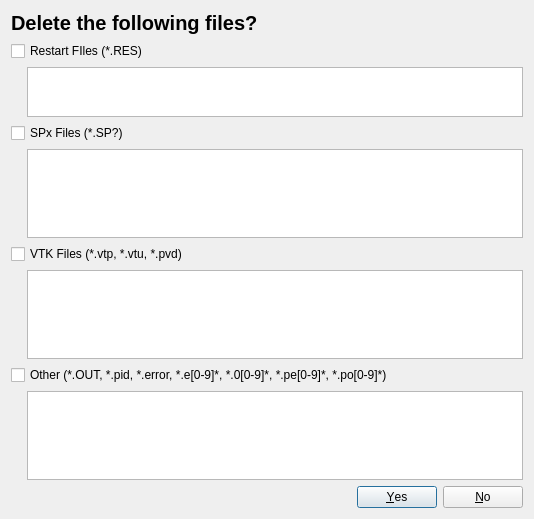
<?xml version="1.0" encoding="UTF-8"?>
<ui version="4.0">
 <class>Dialog</class>
 <widget class="QDialog" name="Dialog">
  <property name="geometry">
   <rect>
    <x>0</x>
    <y>0</y>
    <width>534</width>
    <height>519</height>
   </rect>
  </property>
  <property name="windowTitle">
   <string>Dialog</string>
  </property>
  <layout class="QGridLayout" name="gridLayout">
   <item row="8" column="1">
    <widget class="QListWidget" name="listwidget_other">
     <property name="maximumSize">
      <size>
       <width>16777215</width>
       <height>100</height>
      </size>
     </property>
    </widget>
   </item>
   <item row="6" column="1">
    <widget class="QListWidget" name="listwidget_vtk">
     <property name="maximumSize">
      <size>
       <width>16777215</width>
       <height>100</height>
      </size>
     </property>
    </widget>
   </item>
   <item row="9" column="1">
    <widget class="QDialogButtonBox" name="buttonBox">
     <property name="orientation">
      <enum>Qt::Horizontal</enum>
     </property>
     <property name="standardButtons">
      <set>QDialogButtonBox::No|QDialogButtonBox::Yes</set>
     </property>
    </widget>
   </item>
   <item row="4" column="1">
    <widget class="QListWidget" name="listwidget_spx">
     <property name="maximumSize">
      <size>
       <width>16777215</width>
       <height>100</height>
      </size>
     </property>
    </widget>
   </item>
   <item row="1" column="0" colspan="2">
    <widget class="QCheckBox" name="checkbox_res">
     <property name="text">
      <string>Restart FIles (*.RES)</string>
     </property>
    </widget>
   </item>
   <item row="3" column="0" colspan="2">
    <widget class="QCheckBox" name="checkbox_spx">
     <property name="text">
      <string>SPx Files (*.SP?)</string>
     </property>
    </widget>
   </item>
   <item row="0" column="0" colspan="2">
    <widget class="QLabel" name="label">
     <property name="font">
      <font>
       <pointsize>15</pointsize>
       <weight>75</weight>
       <bold>true</bold>
      </font>
     </property>
     <property name="text">
      <string>Delete the following files?</string>
     </property>
    </widget>
   </item>
   <item row="5" column="0" colspan="2">
    <widget class="QCheckBox" name="checkbox_vtk">
     <property name="text">
      <string>VTK Files (*.vtp, *.vtu, *.pvd)</string>
     </property>
    </widget>
   </item>
   <item row="7" column="0" colspan="2">
    <widget class="QCheckBox" name="checkbox_other">
     <property name="text">
      <string>Other (*.OUT, *.pid, *.error, *.e[0-9]*, *.0[0-9]*, *.pe[0-9]*, *.po[0-9]*)</string>
     </property>
    </widget>
   </item>
   <item row="2" column="1">
    <widget class="QListWidget" name="listwidget_restart">
     <property name="maximumSize">
      <size>
       <width>16777215</width>
       <height>50</height>
      </size>
     </property>
    </widget>
   </item>
   <item row="2" column="0">
    <spacer name="horizontalSpacer">
     <property name="orientation">
      <enum>Qt::Horizontal</enum>
     </property>
     <property name="sizeType">
      <enum>QSizePolicy::Maximum</enum>
     </property>
     <property name="sizeHint" stdset="0">
      <size>
       <width>10</width>
       <height>20</height>
      </size>
     </property>
    </spacer>
   </item>
  </layout>
 </widget>
 <resources/>
 <connections>
  <connection>
   <sender>buttonBox</sender>
   <signal>accepted()</signal>
   <receiver>Dialog</receiver>
   <slot>accept()</slot>
   <hints>
    <hint type="sourcelabel">
     <x>248</x>
     <y>254</y>
    </hint>
    <hint type="destinationlabel">
     <x>157</x>
     <y>274</y>
    </hint>
   </hints>
  </connection>
  <connection>
   <sender>buttonBox</sender>
   <signal>rejected()</signal>
   <receiver>Dialog</receiver>
   <slot>reject()</slot>
   <hints>
    <hint type="sourcelabel">
     <x>316</x>
     <y>260</y>
    </hint>
    <hint type="destinationlabel">
     <x>286</x>
     <y>274</y>
    </hint>
   </hints>
  </connection>
 </connections>
</ui>
